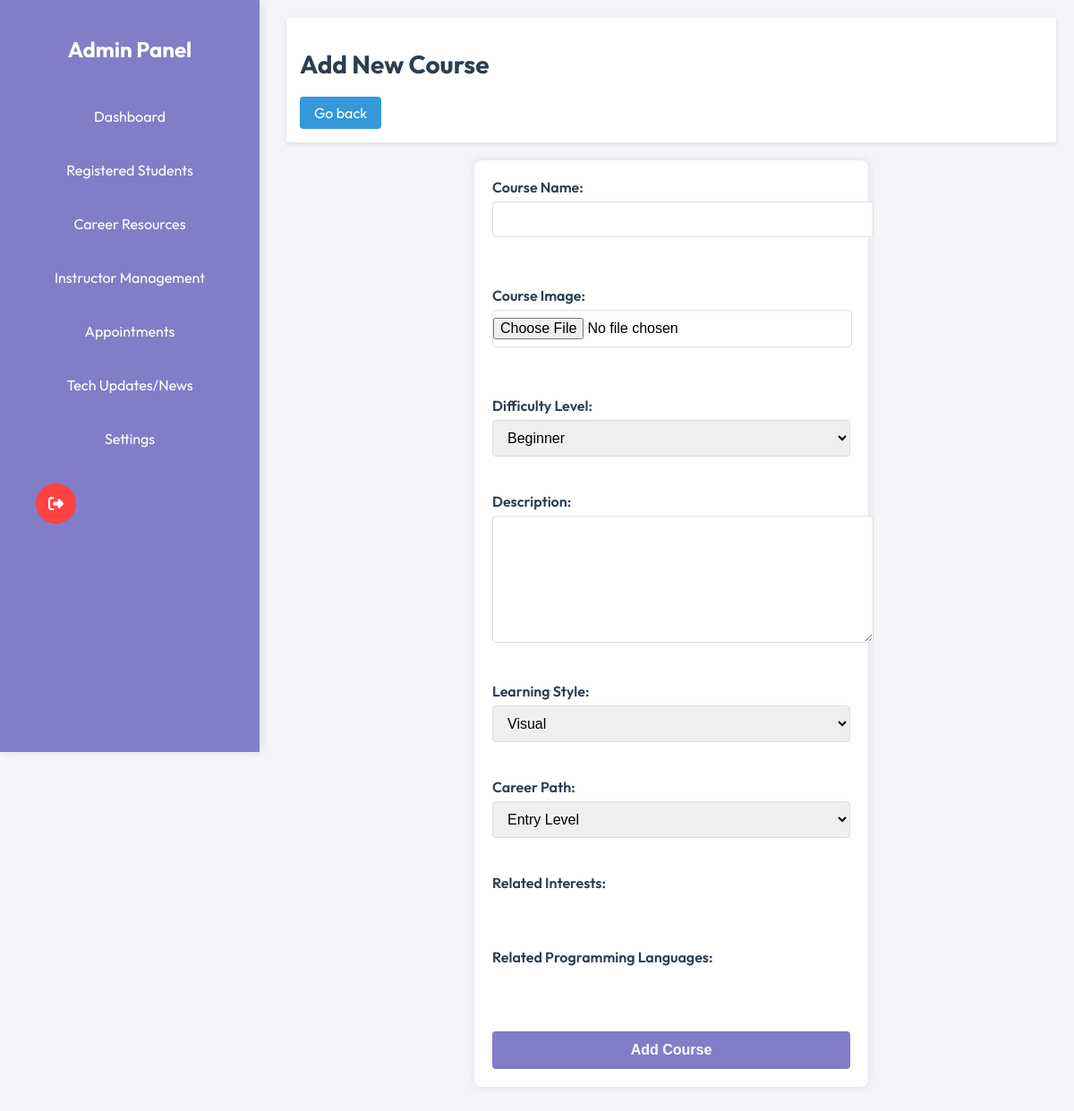
Before: /Dashboard/AdminPages/add_course.php (signed in) with the older database file.
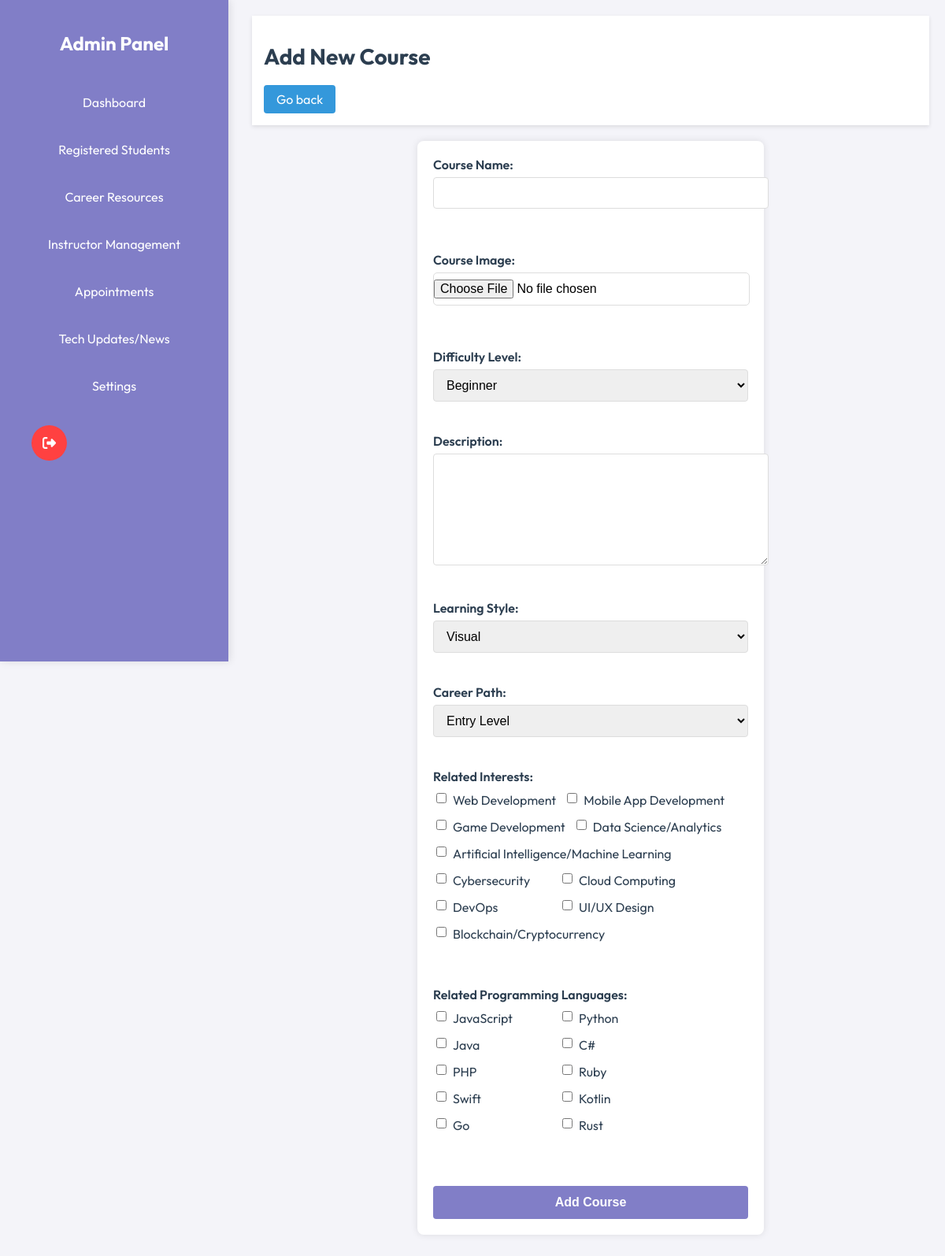
After: the same page with the newer database file.
### tables this page shows
CREATE TABLE `interest_areas` (
  `id` int(11) NOT NULL,
  `name` varchar(50) NOT NULL,
  `description` text DEFAULT NULL
);

CREATE TABLE `programming_languages` (
  `id` int(11) NOT NULL,
  `name` varchar(50) NOT NULL
);

### Dashboard/AdminPages/add_course.php (the view, shortened to what this page needs)
<?php
include('../../LoginPage/conn.php');
?>
<!DOCTYPE html>
<html lang="en">
<head>
    <link rel="stylesheet" href="../../css/adminstyle.css">
</head>
<body>
    <?php include 'sidebar.php'; ?>
    <div class="main-content">
    <header>
        <h1>Add New Course</h1>
        <a href="resources.php" class="add-course-btn">Go back</a>
    </header>
    <form method="POST" enctype="multipart/form-data">
        <div class="form-group">
            <label for="course_name">Course Name:</label>
            <input type="text" id="course_name" name="course_name" required>
        </div>
        <div class="form-group">
            <label for="course_image">Course Image:</label>
            <input type="file" id="course_image" name="course_image" required>
        </div>
        <div class="form-group">
            <label for="difficulty_level">Difficulty Level:</label>
            <select id="difficulty_level" name="difficulty_level">
                <option value="beginner">Beginner</option>
            </select>
        </div>
        <div class="form-group">
            <label for="description">Description:</label>
            <textarea id="description" name="description"></textarea>
        </div>
        <div class="form-group">
            <label for="learning_style">Learning Style:</label>
            <select id="learning_style" name="learning_style">
                <option value="visual">Visual</option>
            </select>
        </div>
        <div class="form-group">
            <label for="career_path">Career Path:</label>
            <select id="career_path" name="career_path">
                <option value="entry_level">Entry Level</option>
            </select>
        </div>
        <div class="form-group">
            <label>Related Interests:</label>
            <div class="checkbox-group">
                <?php
                $interests = $conn->query("SELECT * FROM interest_areas");
                while ($row = $interests->fetch_assoc()) {
                    echo "<div class='checkbox-item'>";
                    echo "<input type='checkbox' id='interest_{$row['id']}' name='interests[]' value='{$row['id']}'>";
                    echo "<label for='interest_{$row['id']}'>{$row['name']}</label>";
                    echo "</div>";
                }
                ?>
            </div>
        </div>
        <div class="form-group">
            <label>Related Programming Languages:</label>
            <div class="checkbox-group">
                <?php
                $languages = $conn->query("SELECT * FROM programming_languages");
                while ($row = $languages->fetch_assoc()) {
                    echo "<div class='checkbox-item'>";
                    echo "<input type='checkbox' id='language_{$row['id']}' name='languages[]' value='{$row['id']}'>";
                    echo "<label for='language_{$row['id']}'>{$row['name']}</label>";
                    echo "</div>";
                }
                ?>
            </div>
        </div>
        <button type="submit">Add Course</button>
    </form>
</div>
</body>
</html>

Changed rows visible on the page:
added interest_areas: name "Web Development"
added interest_areas: name "Mobile App Development"
added interest_areas: name "Game Development"
added interest_areas: name "Data Science/Analytics"
added interest_areas: name "Artificial Intelligence/Machine Learning"
added interest_areas: name "Cybersecurity"
added interest_areas: name "Cloud Computing"
added interest_areas: name "DevOps"
added interest_areas: name "UI/UX Design"
added interest_areas: name "Blockchain/Cryptocurrency"
added programming_languages: name "JavaScript"
added programming_languages: name "Python"
added programming_languages: name "Java"
added programming_languages: name "C#"
added programming_languages: name "PHP"
added programming_languages: name "Ruby"
added programming_languages: name "Swift"
added programming_languages: name "Kotlin"
added programming_languages: name "Go"
added programming_languages: name "Rust"
